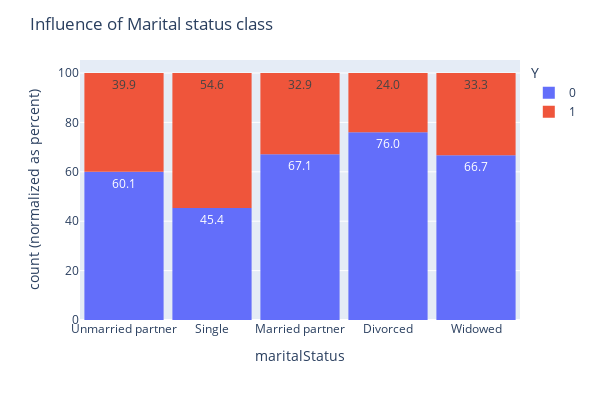

This figure's notebook cell:
### Code cell
df_bar = data.loc[(data['coupon'] == 'Bar')]

fig = px.histogram(df_bar, x="maritalStatus", color="Y",
                   barnorm='percent', text_auto='.1f')

fig.update_layout(width=600, height=400, bargap=0.1)
fig.update_layout(title='Influence of Marital status class')

fig

### Figure 1 — Plotly figure (JSON) as saved in the notebook; plotly's stock layout.template omitted (floating-point values rounded to 4 significant figures; data arrays with more than 128 entries replaced by an {"elided": "..."} marker saying what was removed)
{"data": [{"alignmentgroup": "True", "bingroup": "x", "hovertemplate": "Y=0<br>maritalStatus=%{x}<br>count (normalized as percent)=%{y}<extra></extra>", "legendgroup": "0", "marker": {"color": "#636efa", "pattern": {"shape": ""}}, "name": "0", "offsetgroup": "0", "orientation": "v", "showlegend": true, "texttemplate": "%{value:.1f}", "type": "histogram", "x": {"elided": "1190 str values"}, "xaxis": "x", "yaxis": "y"}, {"alignmentgroup": "True", "bingroup": "x", "hovertemplate": "Y=1<br>maritalStatus=%{x}<br>count (normalized as percent)=%{y}<extra></extra>", "legendgroup": "1", "marker": {"color": "#EF553B", "pattern": {"shape": ""}}, "name": "1", "offsetgroup": "1", "orientation": "v", "showlegend": true, "texttemplate": "%{value:.1f}", "type": "histogram", "x": {"elided": "827 str values"}, "xaxis": "x", "yaxis": "y"}], "layout": {"bargap": 0.1, "barmode": "relative", "barnorm": "percent", "height": 400, "legend": {"title": {"text": "Y"}, "tracegroupgap": 0}, "margin": {"t": 60}, "title": {"text": "Influence of Marital status class"}, "width": 600, "xaxis": {"anchor": "y", "domain": [0, 1], "title": {"text": "maritalStatus"}}, "yaxis": {"anchor": "x", "domain": [0, 1], "title": {"text": "count (normalized as percent)"}}}}
